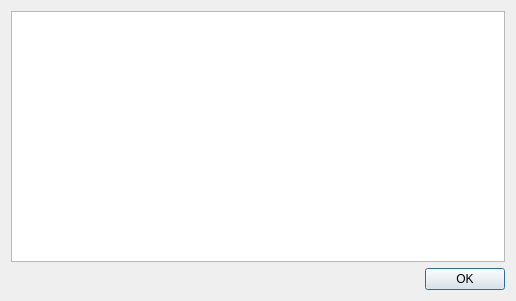
<?xml version="1.0" encoding="UTF-8"?>
<ui version="4.0">
 <class>TextPopup</class>
 <widget class="QDialog" name="TextPopup">
  <property name="geometry">
   <rect>
    <x>0</x>
    <y>0</y>
    <width>516</width>
    <height>301</height>
   </rect>
  </property>
  <property name="windowTitle">
   <string>DDC Toolbox</string>
  </property>
  <property name="windowIcon">
   <iconset resource="../resources.qrc">
    <normaloff>:/img/icon.png</normaloff>:/img/icon.png</iconset>
  </property>
  <property name="modal">
   <bool>true</bool>
  </property>
  <layout class="QVBoxLayout" name="verticalLayout">
   <item>
    <widget class="QTextBrowser" name="textBrowser">
     <property name="html">
      <string>&lt;!DOCTYPE HTML PUBLIC &quot;-//W3C//DTD HTML 4.0//EN&quot; &quot;http://www.w3.org/TR/REC-html40/strict.dtd&quot;&gt;
&lt;html&gt;&lt;head&gt;&lt;meta name=&quot;qrichtext&quot; content=&quot;1&quot; /&gt;&lt;style type=&quot;text/css&quot;&gt;
p, li { white-space: pre-wrap; }
&lt;/style&gt;&lt;/head&gt;&lt;body style=&quot; font-family:'Sans Serif'; font-size:9pt; font-weight:400; font-style:normal;&quot;&gt;
&lt;p style=&quot;-qt-paragraph-type:empty; margin-top:0px; margin-bottom:0px; margin-left:0px; margin-right:0px; -qt-block-indent:0; text-indent:0px; font-family:'Noto Sans';&quot;&gt;&lt;br /&gt;&lt;/p&gt;&lt;/body&gt;&lt;/html&gt;</string>
     </property>
     <property name="openExternalLinks">
      <bool>true</bool>
     </property>
     <property name="openLinks">
      <bool>false</bool>
     </property>
    </widget>
   </item>
   <item>
    <widget class="QDialogButtonBox" name="buttonBox">
     <property name="standardButtons">
      <set>QDialogButtonBox::Ok</set>
     </property>
    </widget>
   </item>
  </layout>
 </widget>
 <resources>
  <include location="../resources.qrc"/>
 </resources>
 <connections>
  <connection>
   <sender>buttonBox</sender>
   <signal>accepted()</signal>
   <receiver>TextPopup</receiver>
   <slot>accept()</slot>
   <hints>
    <hint type="sourcelabel">
     <x>199</x>
     <y>278</y>
    </hint>
    <hint type="destinationlabel">
     <x>199</x>
     <y>149</y>
    </hint>
   </hints>
  </connection>
 </connections>
</ui>
